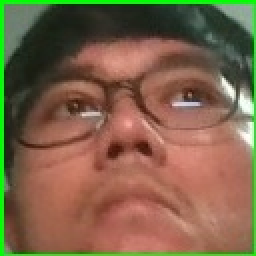
#> input picture temp_MS/dataset/111111_test/img_1.jpg, 128 x 128 px, given in place of the camera (shown 2 times larger)
$ python add_student.py   (older library calls are emulated)
#> lines starting #> are read from the running program, lines starting #| are printed output that depends on the picture
import cv2
import os
import time
import numpy as np

DATASET_DIR = "dataset"
CAPTURE_COUNT = 200
CASCADE_PATH = cv2.data.haarcascades + "haarcascade_frontalface_default.xml"

# Phases include FAR distance explicitly
CAPTURE_GUIDE = [
    ("CLOSE: Look straight", 30),
    ("CLOSE: Turn slightly LEFT", 20),
    ("CLOSE: Turn slightly RIGHT", 20),
    ("MEDIUM: Look straight", 30),
    ("MEDIUM: Look UP slightly", 20),
    ("MEDIUM: Look DOWN slightly", 20),
    ("FAR: Look straight (step back)", 30),
    ("FAR: Small head turns (left/right)", 30),
]

# sanity: should sum to 200
assert sum(n for _, n in CAPTURE_GUIDE) == CAPTURE_COUNT

# === INPUT ===
student_id = input("Enter student folder name (e.g., 8220967_Din): ").strip()
#> the answer given: dataset/111111_test
out_dir = os.path.join(DATASET_DIR, student_id)
os.makedirs(out_dir, exist_ok=True)

# === FACE DETECTOR ===
face_detector = cv2.CascadeClassifier(CASCADE_PATH)
cap = cv2.VideoCapture(0)

# Force higher capture resolution (helps even during enrolment)
cap.set(cv2.CAP_PROP_FRAME_WIDTH, 1920)
cap.set(cv2.CAP_PROP_FRAME_HEIGHT, 1080)

print("\n📸 Starting camera... Follow the instructions.\n")
print("Tip: FAR phases are the most important to fix your 70% issue.\n")

count = 0
phase_idx = 0
phase_done = 0
last_save = time.time()

def is_blurry(image, threshold=70):
    gray = cv2.cvtColor(image, cv2.COLOR_BGR2GRAY)
    blur_val = cv2.Laplacian(gray, cv2.CV_64F).var()
    return blur_val < threshold

def augment_quality(img):
    """
    Add webcam-like noise/blur/compression-ish artifacts.
    This helps recognition generalize instead of only "perfect" enrolment frames.
    """
    out = img.copy()

    # random brightness/contrast
    alpha = 1.0 + (np.random.rand() - 0.5) * 0.25
    beta = (np.random.rand() - 0.5) * 30
    out = cv2.convertScaleAbs(out, alpha=alpha, beta=beta)

    # random slight blur
    if np.random.rand() < 0.35:
        k = np.random.choice([3, 5])
        out = cv2.GaussianBlur(out, (k, k), 0)

    # random noise
    if np.random.rand() < 0.35:
        noise = np.random.normal(0, 8, out.shape).astype(np.float32)
        out = np.clip(out.astype(np.float32) + noise, 0, 255).astype(np.uint8)

    return out

def current_phase():
    return CAPTURE_GUIDE[phase_idx]

while True:
    ret, frame = cap.read()
#> frame is the input picture: shape (128, 128, 3); mean B, G, R 73.3, 99.8, 125.1
    if not ret:
        print(" Camera error.")
        break

    gray = cv2.cvtColor(frame, cv2.COLOR_BGR2GRAY)
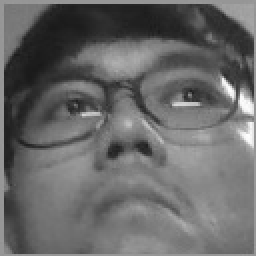
#> gray: shape (128, 128) (shown 2 times larger); min 25, max 254, mean 104.4
    faces = face_detector.detectMultiScale(gray, 1.2, 5, minSize=(120, 120))
#> faces = ()

    instruction, need = current_phase()

    cv2.putText(frame, f"Phase {phase_idx+1}/{len(CAPTURE_GUIDE)}",
                (10, 30), cv2.FONT_HERSHEY_SIMPLEX, 0.85, (0, 255, 255), 2)
    cv2.putText(frame, instruction,
                (10, 70), cv2.FONT_HERSHEY_SIMPLEX, 0.85, (0, 255, 255), 2)
    cv2.putText(frame, f"Captured: {count}/{CAPTURE_COUNT} (phase: {phase_done}/{need})",
                (10, 110), cv2.FONT_HERSHEY_SIMPLEX, 0.75, (255, 255, 0), 2)
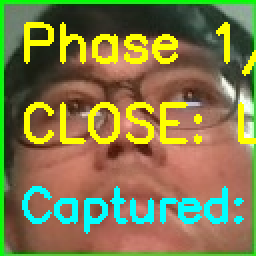
#> frame: shape (128, 128, 3) (shown 2 times larger); mean B, G, R 74.3, 121.8, 128.8

    # Use largest face if multiple
    if len(faces) > 0:
        faces = sorted(faces, key=lambda b: b[2] * b[3], reverse=True)
        (x, y, w, h) = faces[0]
        cv2.rectangle(frame, (x, y), (x+w, y+h), (0, 255, 0), 2)

        face_img = frame[y:y+h, x:x+w]
        if face_img.size > 0 and not is_blurry(face_img):

            # time-based capture
            if time.time() - last_save >= 0.35:  # faster capture
                face_aug = augment_quality(face_img)

                fname = f"img_{count+1:04d}.jpg"
                cv2.imwrite(os.path.join(out_dir, fname), face_aug)

                count += 1
                phase_done += 1
                last_save = time.time()

                print(f"Captured {fname} ({instruction})")

                # move to next phase
                if phase_done >= need:
                    phase_idx += 1
                    phase_done = 0
                    if phase_idx >= len(CAPTURE_GUIDE):
                        print("\n🎉 Capture complete!")
                        break

        else:
            cv2.putText(frame, "Keep still - face blurry!", (10, 145),
                        cv2.FONT_HERSHEY_SIMPLEX, 0.75, (0, 0, 255), 2)

    cv2.imshow("Enrolment Capture (200 images)", frame)
    if cv2.waitKey(1) & 0xFF == ord("q"):
#> (key q is pressed here)
        print(" Capture cancelled.")
        break

cap.release()
cv2.destroyAllWindows()

if count >= CAPTURE_COUNT:
    print("Saved to:", out_dir)
    print("Next steps:")
    print("  1) python train_embeddings.py")
    print("  2) python train_classifier.py")

$ run again, on temp_MS/dataset/111111_test/img_10.jpg
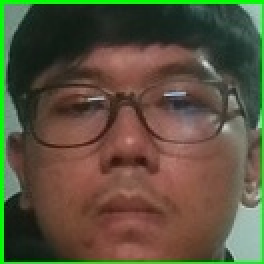
#> input picture temp_MS/dataset/111111_test/img_10.jpg, 132 x 132 px, given in place of the camera (shown 2 times larger)
#> frame is the input picture: shape (132, 132, 3); mean B, G, R 61.2, 82.9, 89.4
#> `gray = cv2.cvtColor(frame, cv2.COLOR_BGR2GRAY)`:
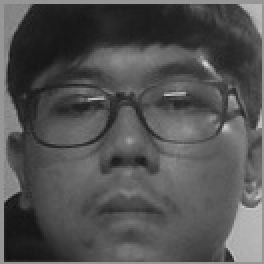
#> gray: shape (132, 132) (shown 2 times larger); min 17, max 220, mean 82.4
#> faces = [[5, 6, 124, 124]]
#> x = 5; y = 6; w = 124
#> in is_blurry, `gray = cv2.cvtColor(image, cv2.COLOR_BGR2GRAY)`:
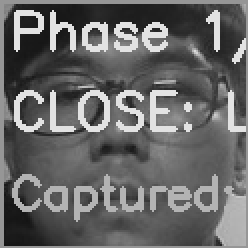
#> gray: shape (124, 124) (shown 2 times larger); min 19, max 226, mean 102.1
#> blur_val = 8101.4

$ run again, on temp_MS/dataset/111111_test/img_2.jpg
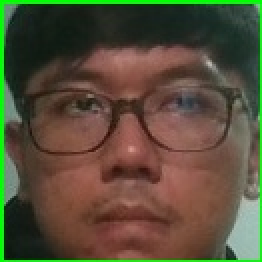
#> input picture temp_MS/dataset/111111_test/img_2.jpg, 131 x 131 px, given in place of the camera (shown 2 times larger)
#> frame is the input picture: shape (131, 131, 3); mean B, G, R 56.8, 78.5, 86.5
#> `gray = cv2.cvtColor(frame, cv2.COLOR_BGR2GRAY)`:
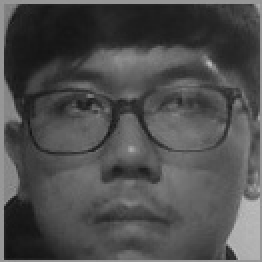
#> gray: shape (131, 131) (shown 2 times larger); min 16, max 189, mean 78.4
#> faces = ()
#> `cv2.putText(frame, f"Captured: {count}/{CAPTURE_COUNT} (phase: {phase_..`:
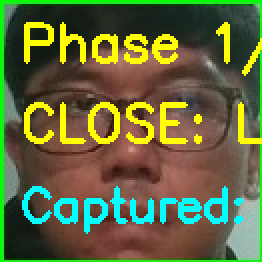
#> frame: shape (131, 131, 3) (shown 2 times larger); mean B, G, R 61, 103.5, 96.5
